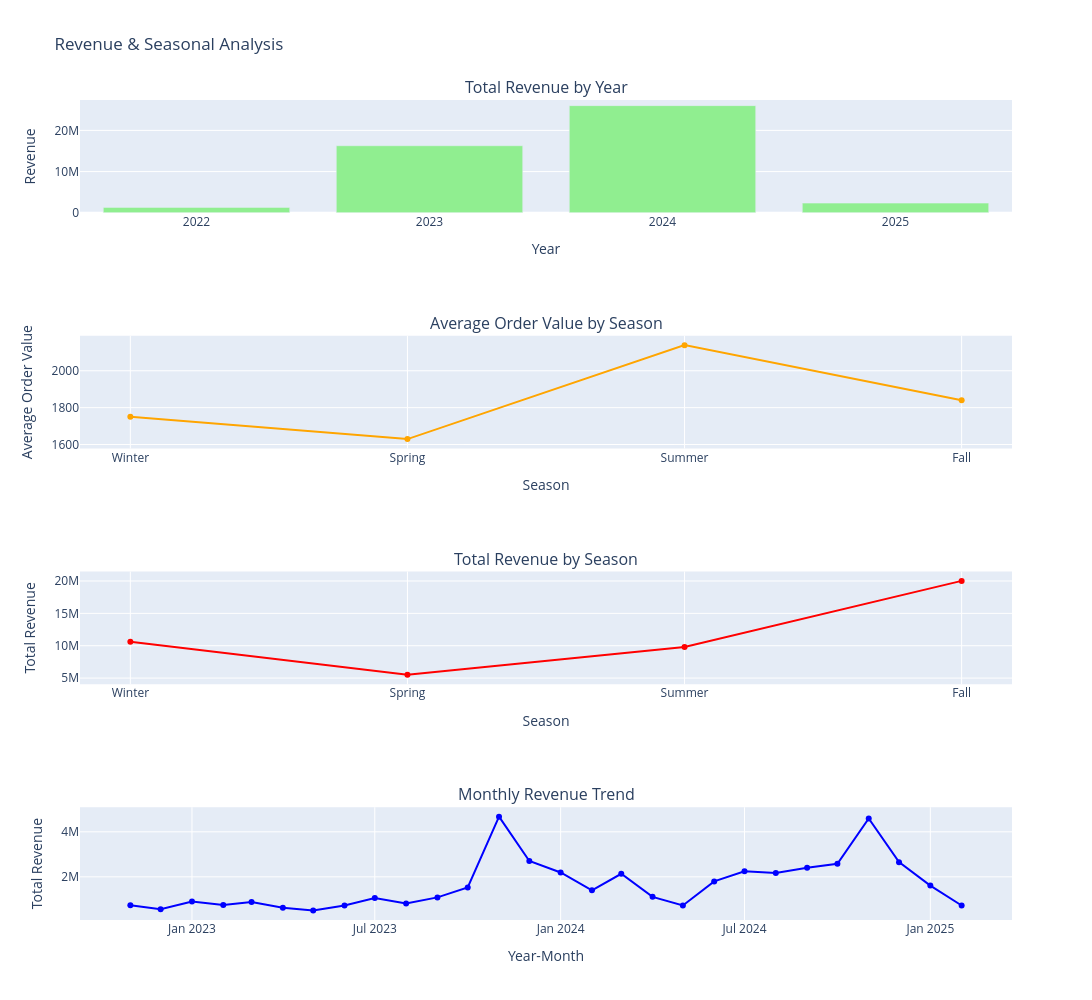

Notebook cell for this chart:
### Code cell
yearly_orders.index = yearly_orders.index.astype(str)
seasonal_analysis.index = seasonal_analysis.index.astype(str)
monthly_trend.index = monthly_trend.index.astype(str)

fig = sp.make_subplots(
    rows=4, cols=1, 
    subplot_titles=[
        "Total Revenue by Year",
        "Average Order Value by Season",
        "Total Revenue by Season",
        "Monthly Revenue Trend"
    ],
    vertical_spacing=0.15
)

fig.add_trace(
    go.Bar(x=yearly_orders.index, y=yearly_orders['Total'], marker_color="lightgreen", name="Total Revenue"),
    row=1, col=1
)

fig.add_trace(
    go.Scatter(x=seasonal_analysis.index, y=seasonal_analysis['Total']['mean'], 
               mode='lines+markers', line=dict(color="orange"), name="Avg Order Value"),
    row=2, col=1
)

fig.add_trace(
    go.Scatter(x=seasonal_analysis.index, y=seasonal_analysis['Total']['sum'], 
               mode='lines+markers', line=dict(color="red"), name="Total Revenue"),
    row=3, col=1
)

fig.add_trace(
    go.Scatter(x=monthly_trend.index, y=monthly_trend['Total'], 
               mode='lines+markers', line=dict(color="blue"), name="Monthly Revenue"),
    row=4, col=1
)

fig.update_layout(
    height=1000, width=1280, 
    title="Revenue & Seasonal Analysis",
    showlegend=False,  
    xaxis4=dict(title="Year-Month"),
    xaxis3=dict(title="Season"),
    xaxis2=dict(title="Season"),
    xaxis1=dict(title="Year"),
    yaxis1=dict(title="Revenue"),
    yaxis2=dict(title="Average Order Value"),
    yaxis3=dict(title="Total Revenue"),
    yaxis4=dict(title="Total Revenue"),
)

fig.show()

### Figure 1 — Plotly figure (JSON) as saved in the notebook; plotly's stock layout.template omitted (floating-point values rounded to 4 significant figures)
{"data": [{"marker": {"color": "lightgreen"}, "name": "Total Revenue", "type": "bar", "x": ["2022", "2023", "2024", "2025"], "xaxis": "x", "y": [1294000.0, 16270000.0, 26010000.0, 2342000.0], "yaxis": "y"}, {"line": {"color": "orange"}, "mode": "lines+markers", "name": "Avg Order Value", "type": "scatter", "x": ["Winter", "Spring", "Summer", "Fall"], "xaxis": "x2", "y": [1751.0, 1629.0, 2139.0, 1840.0], "yaxis": "y2"}, {"line": {"color": "red"}, "mode": "lines+markers", "name": "Total Revenue", "type": "scatter", "x": ["Winter", "Spring", "Summer", "Fall"], "xaxis": "x3", "y": [10610000.0, 5499000.0, 9790000.0, 20020000.0], "yaxis": "y3"}, {"line": {"color": "blue"}, "mode": "lines+markers", "name": "Monthly Revenue", "type": "scatter", "x": ["2022-11", "2022-12", "2023-01", "2023-02", "2023-03", "2023-04", "2023-05", "2023-06", "2023-07", "2023-08", "2023-09", "2023-10", "2023-11", "2023-12", "2024-01", "2024-02", "2024-03", "2024-04", "2024-05", "2024-06", "2024-07", "2024-08", "2024-09", "2024-10", "2024-11", "2024-12", "2025-01", "2025-02"], "xaxis": "x4", "y": [733900.0, 560200.0, 907400.0, 754000.0, 881400.0, 630700.0, 500600.0, 727800.0, 1063000.0, 817700.0, 1087000.0, 1527000.0, 4673000.0, 2704000.0, 2194000.0, 1400000.0, 2135000.0, 1111000.0, 731100.0, 1798000.0, 2244000.0, 2172000.0, 2406000.0, 2579000.0, 4591000.0, 2651000.0, 1613000.0, 729100.0], "yaxis": "y4"}], "layout": {"annotations": [{"font": {"size": 16}, "showarrow": false, "text": "Total Revenue by Year", "x": 0.5, "xanchor": "center", "xref": "paper", "y": 1, "yanchor": "bottom", "yref": "paper"}, {"font": {"size": 16}, "showarrow": false, "text": "Average Order Value by Season", "x": 0.5, "xanchor": "center", "xref": "paper", "y": 0.7125, "yanchor": "bottom", "yref": "paper"}, {"font": {"size": 16}, "showarrow": false, "text": "Total Revenue by Season", "x": 0.5, "xanchor": "center", "xref": "paper", "y": 0.425, "yanchor": "bottom", "yref": "paper"}, {"font": {"size": 16}, "showarrow": false, "text": "Monthly Revenue Trend", "x": 0.5, "xanchor": "center", "xref": "paper", "y": 0.1375, "yanchor": "bottom", "yref": "paper"}], "height": 1000, "showlegend": false, "title": {"text": "Revenue & Seasonal Analysis"}, "width": 1280, "xaxis": {"anchor": "y", "domain": [0, 1], "title": {"text": "Year"}}, "xaxis2": {"anchor": "y2", "domain": [0, 1], "title": {"text": "Season"}}, "xaxis3": {"anchor": "y3", "domain": [0, 1], "title": {"text": "Season"}}, "xaxis4": {"anchor": "y4", "domain": [0, 1], "title": {"text": "Year-Month"}}, "yaxis": {"anchor": "x", "domain": [0.8625, 1], "title": {"text": "Revenue"}}, "yaxis2": {"anchor": "x2", "domain": [0.575, 0.7125], "title": {"text": "Average Order Value"}}, "yaxis3": {"anchor": "x3", "domain": [0.2875, 0.425], "title": {"text": "Total Revenue"}}, "yaxis4": {"anchor": "x4", "domain": [0, 0.1375], "title": {"text": "Total Revenue"}}}}
